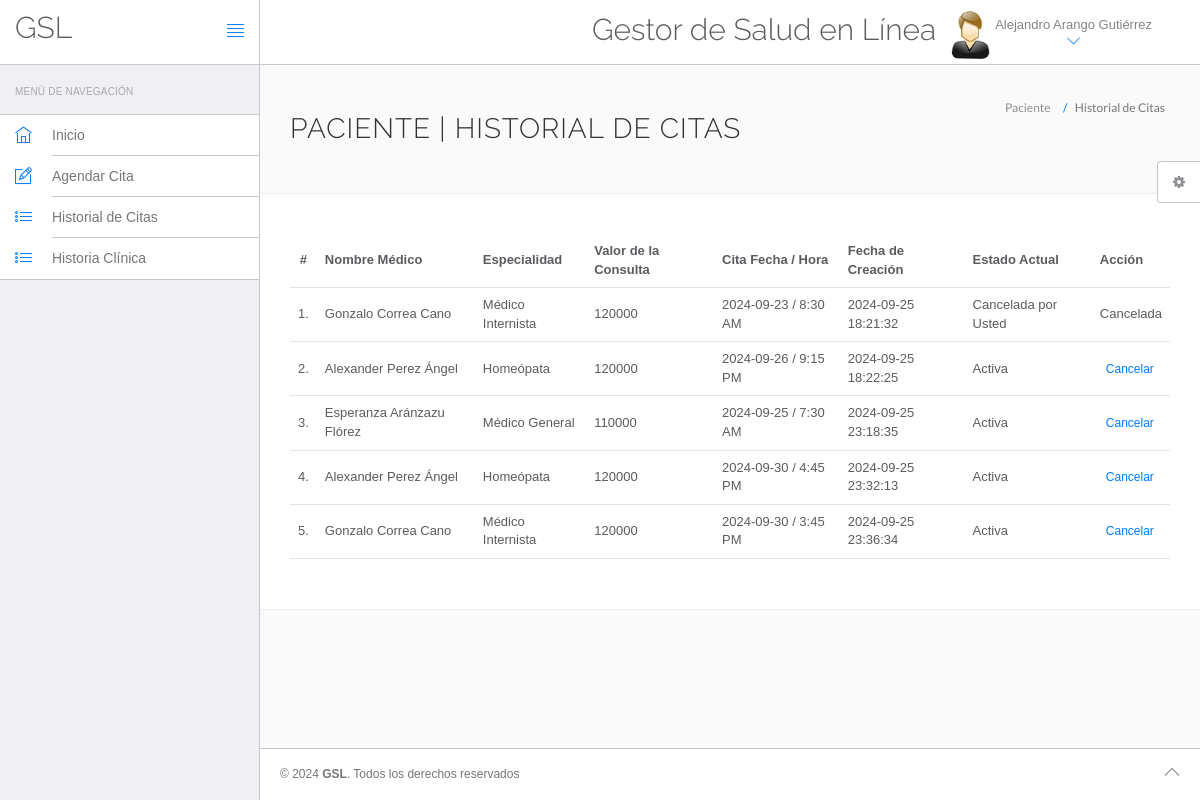
/hms/appointment-history.php (signed in), run on the app's committed database.
### tables this page shows
CREATE TABLE `users` (
  `id` int(11) NOT NULL,
  `fullName` varchar(255) DEFAULT NULL,
  `address` longtext DEFAULT NULL,
  `city` varchar(255) DEFAULT NULL,
  `gender` varchar(255) DEFAULT NULL,
  `email` varchar(255) DEFAULT NULL,
  `password` varchar(255) DEFAULT NULL,
  `regDate` timestamp NULL DEFAULT current_timestamp(),
  `updationDate` timestamp NULL DEFAULT NULL ON UPDATE current_timestamp()
);

CREATE TABLE `appointment` (
  `id` int(11) NOT NULL,
  `doctorSpecialization` varchar(255) DEFAULT NULL,
  `doctorId` int(11) DEFAULT NULL,
  `userId` int(11) DEFAULT NULL,
  `consultancyFees` int(11) DEFAULT NULL,
  `appointmentDate` varchar(255) DEFAULT NULL,
  `appointmentTime` varchar(255) DEFAULT NULL,
  `postingDate` timestamp NULL DEFAULT current_timestamp(),
  `userStatus` int(11) DEFAULT NULL,
  `doctorStatus` int(11) DEFAULT NULL,
  `updationDate` timestamp NULL DEFAULT NULL ON UPDATE current_timestamp()
);

CREATE TABLE `doctors` (
  `id` int(11) NOT NULL,
  `specilization` varchar(255) DEFAULT NULL,
  `doctorName` varchar(255) DEFAULT NULL,
  `address` longtext DEFAULT NULL,
  `docFees` varchar(255) DEFAULT NULL,
  `contactno` bigint(11) DEFAULT NULL,
  `docEmail` varchar(255) DEFAULT NULL,
  `password` varchar(255) DEFAULT NULL,
  `creationDate` timestamp NULL DEFAULT current_timestamp(),
  `updationDate` timestamp NULL DEFAULT NULL ON UPDATE current_timestamp()
);

### hms/appointment-history.php (the view, shortened to what this page needs)
<?php
include('include/config.php');
?>
<!DOCTYPE html>
<html lang="en">
<head>
    <link rel="stylesheet" href="vendor/bootstrap/css/bootstrap.min.css">
    <link rel="stylesheet" href="vendor/fontawesome/css/font-awesome.min.css">
    <link rel="stylesheet" href="vendor/themify-icons/themify-icons.min.css">
    <link href="vendor/animate.css/animate.min.css" rel="stylesheet" media="screen">
    <link href="vendor/perfect-scrollbar/perfect-scrollbar.min.css" rel="stylesheet" media="screen">
    <link href="vendor/switchery/switchery.min.css" rel="stylesheet" media="screen">
    <link href="vendor/bootstrap-touchspin/jquery.bootstrap-touchspin.min.css" rel="stylesheet" media="screen">
    <link href="vendor/select2/select2.min.css" rel="stylesheet" media="screen">
    <link href="vendor/bootstrap-datepicker/bootstrap-datepicker3.standalone.min.css" rel="stylesheet" media="screen">
    <link href="vendor/bootstrap-timepicker/bootstrap-timepicker.min.css" rel="stylesheet" media="screen">
    <link rel="stylesheet" href="assets/css/styles.css">
    <link rel="stylesheet" href="assets/css/plugins.css">
    <link rel="stylesheet" href="assets/css/themes/theme-1.css" id="skin_color" />
</head>
<body>
    <div id="app">
        <?php include('include/sidebar.php');?>
        <div class="app-content">
            <?php include('include/header.php');?>
            <div class="main-content">
                <div class="wrap-content container" id="container">
                    <section id="page-title">
                        <div class="row">
                            <div class="col-sm-8">
                                <h1 class="mainTitle">Paciente | Historial de Citas</h1>
                            </div>
                            <ol class="breadcrumb">
                                <li>
                                    <span>Paciente </span>
                                </li>
                                <li class="active">
                                    <span>Historial de Citas</span>
                                </li>
                            </ol>
                        </div>
                    </section>
                    <div class="container-fluid container-fullw bg-white">
                        <div class="row">
                            <div class="col-md-12">
                                <table class="table table-hover" id="sample-table-1">
                                    <thead>
                                        <tr>
                                            <th class="center">#</th>
                                            <th class="hidden-xs">Nombre Médico</th>
                                            <th>Especialidad</th>
                                            <th>Valor de la Consulta</th>
                                            <th>Cita Fecha / Hora </th>
                                            <th>Fecha de Creación </th>
                                            <th>Estado Actual</th>
                                            <th>Acción</th>
                                        </tr>
                                    </thead>
                                    <tbody>
                                        <?php
$sql=mysqli_query($con,"select doctors.doctorName as docname,appointment.*  from appointment join doctors on doctors.id=appointment.doctorId where appointment.userId='".$_SESSION['id']."'");
$cnt=1;
while($row=mysqli_fetch_array($sql))
{
?>
                                        <tr>
                                            <td class="center"><?php echo $cnt;?>.</td>
                                            <td class="hidden-xs"><?php echo $row['docname'];?></td>
                                            <td><?php echo $row['doctorSpecialization'];?></td>
                                            <td><?php echo $row['consultancyFees'];?></td>
                                            <td><?php echo $row['appointmentDate'];?> / <?php echo
												 $row['appointmentTime'];?>
                                            </td>
                                            <td><?php echo $row['postingDate'];?></td>
                                            <td>
                                                <?php if(($row['userStatus']==1) && ($row['doctorStatus']==1))
{
	echo "Activa";
}
if(($row['userStatus']==0) && ($row['doctorStatus']==1))
{
	echo "Cancelada por Usted";
}
												?></td>
                                            <td>
                                                <div class="visible-md visible-lg hidden-sm hidden-xs">
                                                    <?php if(($row['userStatus']==1) && ($row['doctorStatus']==1))
{ ?>
                                                    <a href="appointment-history.php?id=<?php echo $row['id']?>&cancel=update"
                                                        onClick="return confirm('Are you sure you want to cancel this appointment ?')"
                                                        class="btn btn-transparent btn-xs tooltips"
                                                        title="Cancel Appointment" tooltip-placement="top"
                                                        tooltip="Remove">Cancelar</a>
                                                    <?php } else {
		echo "Cancelada";
		} ?>
                                                </div>
                                            </td>
                                        </tr>
                                        <?php
$cnt=$cnt+1;
											 }?>
                                    </tbody>
                                </table>
                            </div>
                        </div>
                    </div>
                </div>
            </div>
        </div>
        <?php include('include/footer.php');?>
        <?php include('include/setting.php');?>
    </div>
</body>
</html>

### hms/include/sidebar.php
<div class="sidebar app-aside" id="sidebar">
				<div class="sidebar-container perfect-scrollbar">
<nav>
						<div class="navbar-title">
							<span>Menú de Navegación</span>
						</div>
						<ul class="main-navigation-menu">
							<li>
								<a href="dashboard.php">
									<div class="item-content">
										<div class="item-media">
											<i class="ti-home"></i>
										</div>
										<div class="item-inner">
											<span class="title"> Inicio </span>
										</div>
									</div>
								</a>
							</li>
							<li>
								<a href="book-appointment.php">
									<div class="item-content">
										<div class="item-media">
											<i class="ti-pencil-alt"></i>
										</div>
										<div class="item-inner">
											<span class="title"> Agendar Cita </span>
										</div>
									</div>
								</a>
							</li>
							<li>
								<a href="appointment-history.php">
									<div class="item-content">
										<div class="item-media">
											<i class="ti-list"></i>
										</div>
										<div class="item-inner">
											<span class="title"> Historial de Citas </span>
										</div>
									</div>
								</a>
							</li>
<li>
								<a href="manage-medhistory.php">
									<div class="item-content">
										<div class="item-media">
											<i class="ti-list"></i>
										</div>
										<div class="item-inner">
											<span class="title"> Historia Clínica </span>
										</div>
									</div>
								</a>
							</li>
						</ul>
					</nav>
					</div>
			</div>

### hms/include/header.php (shortened to what this page needs)
<header class="navbar navbar-default navbar-static-top">
					<div class="navbar-header">
						<a class="navbar-brand" href="#">
							<h2 style="padding-top:20% ">GSL</h2>
						</a>
						<a href="#" class="sidebar-toggler pull-right visible-md visible-lg" data-toggle-class="app-sidebar-closed" data-toggle-target="#app">
							<i class="ti-align-justify"></i>
						</a>
					</div>
					<div class="navbar-collapse collapse">
						<ul class="nav navbar-right">
								<li  style="padding-top:2% ">
								<h2>Gestor de Salud en Línea</h2>
							</li>
							<li class="dropdown current-user">
								<a href class="dropdown-toggle" data-toggle="dropdown">
									<img src="assets/images/images.jpg"> <span class="username">
									<?php $query=mysqli_query($con,"select fullName from users where id='".$_SESSION['id']."'");
while($row=mysqli_fetch_array($query))
{
	echo $row['fullName'];
}
									?> <i class="ti-angle-down"></i></i></span>
								</a>
							</li>
						</ul>
					</div>
				</header>

### hms/include/footer.php
<footer>
				<div class="footer-inner">
					<div class="pull-left">
						&copy; <span class="current-year"></span><span class="text-bold text-uppercase"> GSL</span>. <span>Todos los derechos reservados</span>
					</div>
					<div class="pull-right">
						<span class="go-top"><i class="ti-angle-up"></i></span>
					</div>
				</div>
			</footer>

### hms/include/setting.php (shortened to what this page needs)
<div class="settings panel panel-default hidden-xs hidden-sm" id="settings">
				<button ct-toggle="toggle" data-toggle-class="active" data-toggle-target="#settings" class="btn btn-default">
					<i class="fa fa-spin fa-gear"></i>
				</button>
			</div>

### hms/assets/css/plugins.css (style rules this page uses)
.perfect-scrollbar { overflow-y: hidden !important; }

### hms/assets/css/themes/theme-1.css (style rules this page uses)
body { background: #FAFAFA; }
header .navbar-header { background: #ffffff !important; border-right-color: #c8c7cc !important; border-bottom-color: #c8c7cc !important; }
header .navbar-header .sidebar-toggler, header .navbar-header .sidebar-mobile-toggler { color: #007aff !important; }
header .navbar-header .navbar-brand { color: #777 !important; }
header .navbar-collapse { background: #ffffff !important; border-bottom-color: #c8c7cc !important; box-shadow: none !important; }
header .navbar-collapse .navbar-right > li > a { color: #777; }
header .navbar-collapse .navbar-right > li > a i { color: #007aff !important; }
#sidebar { background: #EFEFF4 !important; }
#sidebar:before { border-right-width: "1px" !important; border-right-style: solid; border-right-color: #c8c7cc !important; }
#sidebar nav { border-right-width: "1px" !important; border-right-style: solid; border-right-color: #c8c7cc !important; }
#sidebar nav .navbar-title { color: #aaaaaa; }
#sidebar nav > ul { background: #ffffff !important; border-bottom-color: #c8c7cc !important; border-top-color: #c8c7cc !important; }
#sidebar nav > ul > li > a .item-media > i { color: #007aff !important; }
#sidebar nav > ul > li > a .item-inner { color: #777 !important; border-bottom-color: #c8c7cc; }
#app > footer { background: #ffffff !important; border-top-color: #c8c7cc !important; color: #777; }

### data on the page
users: fullName "Alejandro Arango Gutiérrez"
appointment: doctorId.doctorName "Gonzalo Correa Cano", doctorSpecialization "Médico Internista", consultancyFees "120000", appointmentDate "2024-09-23", appointmentTime "8:30 AM", postingDate "2024-09-25 18:21:32", userStatus "Cancelada por Usted"
appointment: doctorId.doctorName "Alexander Perez Ángel", doctorSpecialization "Homeópata", consultancyFees "120000", appointmentDate "2024-09-26", appointmentTime "9:15 PM", postingDate "2024-09-25 18:22:25", userStatus "Activa"
appointment: doctorId.doctorName "Esperanza Aránzazu Flórez", doctorSpecialization "Médico General", consultancyFees "110000", appointmentDate "2024-09-25", appointmentTime "7:30 AM", postingDate "2024-09-25 23:18:35", userStatus "Activa"
appointment: doctorId.doctorName "Alexander Perez Ángel", doctorSpecialization "Homeópata", consultancyFees "120000", appointmentDate "2024-09-30", appointmentTime "4:45 PM", postingDate "2024-09-25 23:32:13", userStatus "Activa"
appointment: doctorId.doctorName "Gonzalo Correa Cano", doctorSpecialization "Médico Internista", consultancyFees "120000", appointmentDate "2024-09-30", appointmentTime "3:45 PM", postingDate "2024-09-25 23:36:34", userStatus "Activa"
